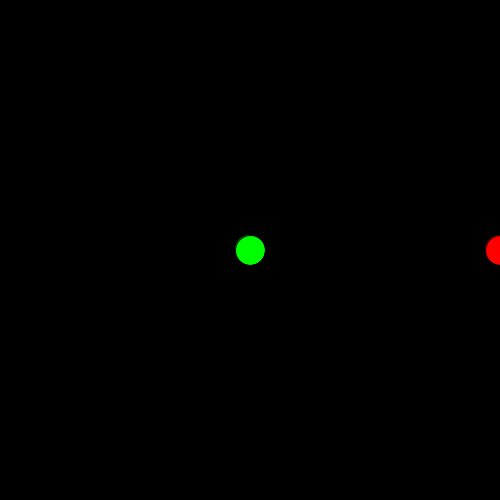
Frame 1 (no input)
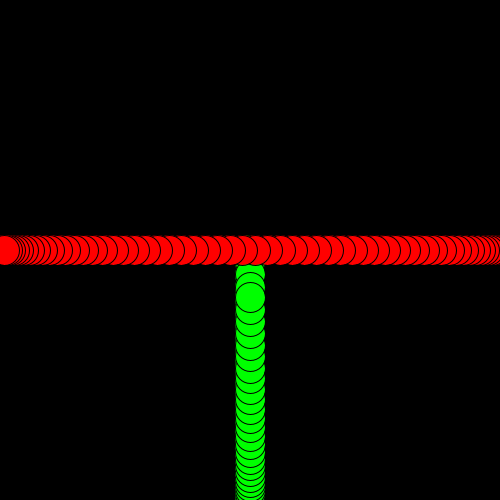
Frame 60 (the mouse pressed at the canvas centre just before this capture)
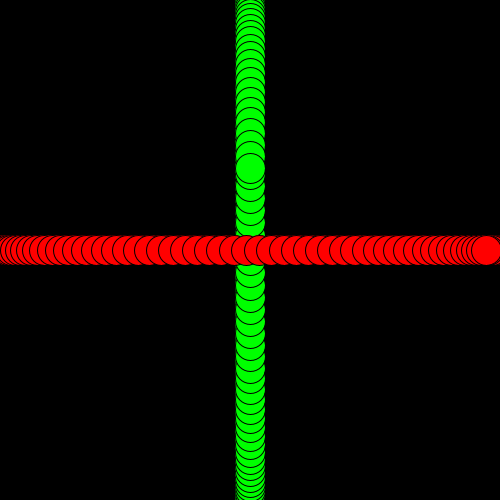
Frame 120 (the mouse held since frame 60 and released just before this capture)

The Processing sketch that drew these frames (run headless with seeded random() and noise(); from frame 60 on, the mouse is pressed at the canvas centre):

// Processing sketch: ex18_04_a
// ── ex18_04_a.pde
// 원의 진동 (PVector 클래스 미사용)

float theta = 0.0;

void setup() {
  size(500, 500);
  background(0);
}

void draw() {
  float x = width/2 + width/2 * cos(theta);
  float y = height/2 + height/2 * sin(theta);
  fill(255, 0, 0);
  ellipse(x, height/2, 30, 30);
  fill(0, 255, 0);
  ellipse(width/2, y, 30, 30);
  theta += 0.05;
}
